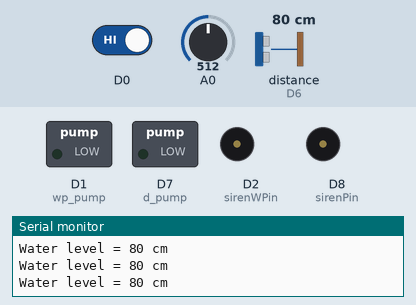
The sketch below on a simulated ESP8266 (NodeMCU). On the bench: switched loads named in the sketch (green lamp = pin HIGH), buzzer (waves = sounding, pin HIGH), the last lines printed to the serial monitor. Wiring (inferred from the names in the program): ultrasonic range finder: trigger D5; echo D6. The test bench sets the inputs (shaded band); at power-on: distance to the obstacle (sensor on D6) 80 cm, D0 HIGH, A0 = 512. The echo pulse lasts 58.3 µs per cm; WiFi joins after 1.5 s; servers stay silent unless stated; pins used as bus, display or sensor lines are not drawn.

Above: at 5.0 s.
5.1 s: distance to the obstacle (sensor on D6) set to 20 cm
6.6 s: distance to the obstacle (sensor on D6) set to 17 cm
At 7.6 s:
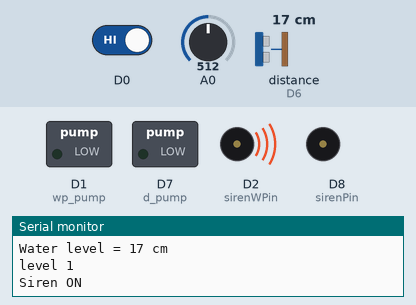
8.1 s: D0 driven LOW
At 11.9 s:
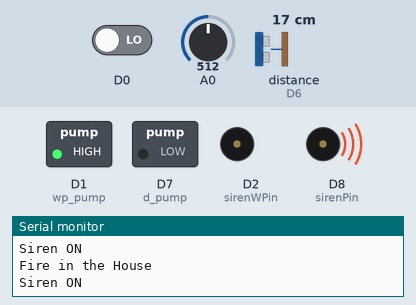
Timing chart, 0 to 13.4 s (numbered marks = the images above; inputs shaded):
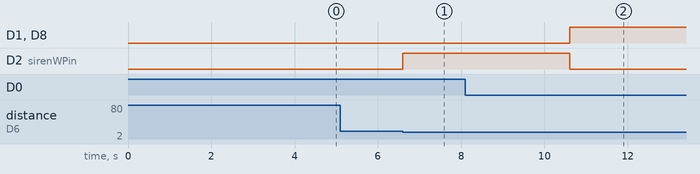

Measured:
- the behaviour switches between 19 and 18 cm on distance to the obstacle (sensor on D6) (found by bisection; images 0 and 1)
- after the input at 6.6 s, D2 (sirenWPin): LOW → HIGH at once
- after the input at 8.1 s, D1 (wp_pump), D8 (sirenPin): LOW → HIGH after 2.5 s

The sketch:

fyp2-NodeMCU_code-FINAL.ino
```cpp
#define BLYNK_TEMPLATE_ID "TMPL6yvcmYZwJ"
#define BLYNK_TEMPLATE_NAME "NODE MCU"
#define BLYNK_AUTH_TOKEN "ks5Y1d3rKb9xLzx-PTwSt0IP4sepceLf"

#define BLYNK_PRINT Serial
#include <ESP8266WiFi.h>
#include <BlynkSimpleEsp8266.h>

char auth[] = BLYNK_AUTH_TOKEN;
char ssid[] = "Inuri123";  // type your wifi name
char pass[] = "snob0774";  // type your wifi password

const int sirenPin = D8; // Define the digital pin for the siren for fire
const int sirenWPin = D2; // Define the digital pin for the siren for water level
const int trigPin = D5;  // Trigger pin
const int echoPin = D6;  // Echo pin
const int d_pump = D7;   // Draining pump
const int wp_pump = D1; //  water sprinkler pump

const int level3 = 14;
const int level2 = 16;
const int level1 = 18;


int flag1 = 0;
int flag2 = 0;
int flag3 = 0;
int flag4 = 0;
int flag5 = 0;

void fireDetection() {
  int fire_sensor0 = digitalRead(D0);
//  int fire_sensor1 = digitalRead(D1);
//  int fire_sensor2 = digitalRead(D2);


  if (fire_sensor0 == 0 ) {
    Serial.println("Fire in the House");
    Blynk.logEvent("fire_detection", "Fire is Detected");
    digitalWrite(sirenPin, HIGH);
    digitalWrite(wp_pump, HIGH);
    Serial.println("Siren ON");
    delay(4000);

    flag1 = 1;
  } else if (fire_sensor0 == 1) {
    flag1 = 0;
    digitalWrite(sirenPin, LOW);
    digitalWrite(wp_pump, LOW);

  }
  return;
}

const int waterThreshold = 22; // Water level threshold value
bool needReset = false; // Global variable to indicate the need for a reset
void waterDetection() {
  int isButtonPressed3 = analogRead(A0);
  unsigned long currentMillis = millis();

  long duration;
  int distance_cm;

  digitalWrite(trigPin, LOW);
  delayMicroseconds(2);
  digitalWrite(trigPin, HIGH);
  delayMicroseconds(10);
  digitalWrite(trigPin, LOW);

  duration = pulseIn(echoPin, HIGH);
  distance_cm = duration / 58;
  Serial.print("Water level = ");
  Serial.print(distance_cm);
  Serial.println(" cm");

  if ((distance_cm <= level3) && (distance_cm != 0)&& flag2 ==0) {
    Blynk.logEvent("water_detection", "level 3 - 14 cm");
    Serial.println("level 3");
    digitalWrite(sirenWPin, HIGH);
    Serial.println ("Siren ON");
    delay(4000);
    digitalWrite(sirenWPin, LOW);

    flag2=0;
    flag3=0;
    flag4=0;
    flag5=0;

    flag2=1;
  } else if ((distance_cm <= level2 && distance_cm > level3) && flag3 ==0) {
    Blynk.logEvent("water_detection", "level 2 - 14 cm");
    Serial.println("level 2");
    digitalWrite(sirenWPin, HIGH);
    Serial.println("Siren ON");
    delay(4000);
    digitalWrite(sirenWPin, LOW);
    flag3=1;
  } else if ((distance_cm <= level1 && distance_cm > level2) && flag4 ==0) {
    Blynk.logEvent("water_detection", "level 1 - 18 cm");
    Serial.println("level 1");
    digitalWrite(sirenWPin, HIGH);
    Serial.println("Siren ON");
    delay(4000);
    digitalWrite(sirenWPin, LOW);
    flag4=1;
  }

  else if(( distance_cm <= level2) && flag3==1){

    digitalWrite(d_pump, HIGH); // Turn ON the pump
    Serial.println("pump on");

  }
  else if (distance_cm >= waterThreshold && flag3==1) {

    digitalWrite(d_pump, LOW); // Turn OFF the pump
    Serial.println("pump off");

    flag2=0;
    flag3=0;
    flag4=0;
    flag5=0;

    return;
  }

}

void setup() {
  Serial.begin(115200);
  Blynk.begin(auth, ssid, pass);
  pinMode(D0, INPUT);
  pinMode(D1, INPUT);
  pinMode(D2, INPUT);
  pinMode(sirenPin, OUTPUT);
  pinMode(sirenWPin, OUTPUT);
  pinMode(trigPin, OUTPUT);
  pinMode(echoPin, INPUT);
  pinMode(d_pump, OUTPUT);
  pinMode(wp_pump, OUTPUT);


 delay (2000);

}

void loop() {

  Blynk.run();
  fireDetection();
  waterDetection();

}
```
